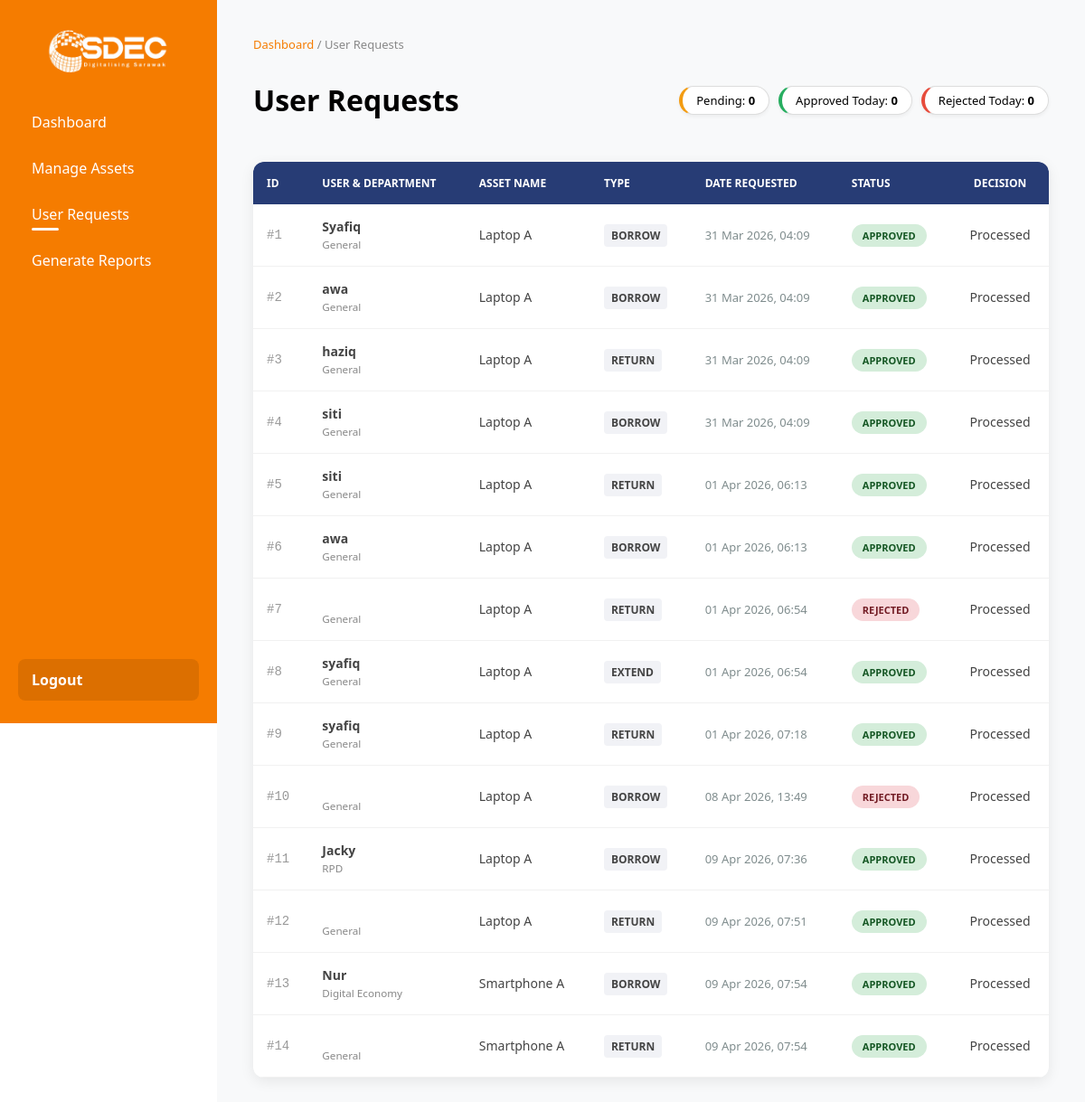
Screenshot of /requests/ (signed in) with the database file from the repository.
### core/models.py (models this page shows, shortened)
class Request(models.Model):
    REQUEST_TYPE = [
        ('borrow', 'Borrow'),
        ('return', 'Return'),
        ('extend', 'Extend'),
    ]
    STATUS = [
        ('pending', 'Pending'),
        ('approved', 'Approved'),
        ('rejected', 'Rejected'),
    ]
    asset = models.ForeignKey(Asset, on_delete=models.CASCADE)
    user = models.ForeignKey(User, on_delete=models.CASCADE)
    user_name = models.CharField(max_length=100)
    department = models.CharField(max_length=100, default="General")
    phone = models.CharField(max_length=20)
    email = models.EmailField()
    item_count = models.TextField()
    purpose = models.TextField()
    borrow_date = models.DateField(null=True, blank=True)
    return_date = models.DateField(null=True, blank=True)
    date_borrowed = models.DateField(default=timezone.now)
    request_type = models.CharField(max_length=10, choices=REQUEST_TYPE)
    created_at = models.DateTimeField(auto_now_add=True)
    status = models.CharField(max_length=10, choices=STATUS, default='pending')
    department = models.CharField(max_length=100, null=True, blank=True)
    condition = models.CharField(max_length=50, null=True, blank=True)
    reason = models.TextField(null=True, blank=True)
    remarks = models.TextField(null=True, blank=True)
    user = models.ForeignKey(
        settings.AUTH_USER_MODEL,
        on_delete=models.CASCADE,
        null=True,
        blank=True
    )

class Asset(models.Model):
    name = models.CharField(max_length=100)
    category = models.CharField(max_length=100)
    brand = models.CharField(max_length=100, null=True, blank=True)
    model = models.CharField(max_length=100, null=True, blank=True)
    serial_num = models.CharField(max_length=100, null=True, blank=True)
    location = models.CharField(max_length=100)
    status = models.CharField(max_length=20)

### core/views.py (the view)
# urls.py: path('requests/', views.manage_requests),
@login_required
def manage_requests(request):
    requests = Request.objects.all()
    pending = Request.objects.filter(status='pending').count()
    approved_today = Request.objects.filter(status='approved', created_at__date=now().date()).count()
    rejected_today = Request.objects.filter(status='rejected', created_at__date=now().date()).count()
    return render(request, 'requests.html', {
        'requests': requests,
        'pending': pending,
        'approved_today': approved_today,
        'rejected_today': rejected_today
    })

### core/templates/requests.html (shortened to what this page needs)
{% extends 'base.html' %}
{% block content %}
<div class="requests-container">
    <nav class="breadcrumb">
        <a href="/">Dashboard</a> / <span>User Requests</span>
    </nav>
    <div class="header-flex">
        <h1>User Requests</h1>
        <div class="stats-pills">
            <span class="pill pill-pending">Pending: <strong>{{ pending }}</strong></span>
            <span class="pill pill-approved">Approved Today: <strong>{{ approved_today }}</strong></span>
            <span class="pill pill-rejected">Rejected Today: <strong>{{ rejected_today }}</strong></span>
        </div>
    </div>
    <div class="table-wrapper">
        <table>
            <thead>
                <tr>
                    <th>ID</th>
                    <th>User & Department</th>
                    <th>Asset Name</th>
                    <th>Type</th>
                    <th>Date Requested</th>
                    <th>Status</th>
                    <th style="text-align: center;">Decision</th>
                </tr>
            </thead>
            <tbody>
                {% for req in requests %}
                <tr>
                    <td class="id-cell">#{{ req.id }}</td>
                    <td>
                        <strong>{{ req.user_name }}</strong><br>
                        <small style="color: #888;">{{ req.department|default:"General" }}</small>
                    </td>
                    <td>{{ req.asset.name }}</td>
                    <td>
                        <span class="type-tag">{{ req.request_type|upper }}</span>
                    </td>
                    <td class="date-cell">{{ req.created_at|date:"d M Y, H:i" }}</td>
                    <td>
                        <span class="status-badge status-{{ req.status|lower }}">
                            {{ req.status }}
                        </span>
                    </td>
                    <td class="action-cell">
                        {% if req.status|lower == 'pending' %}
                            <button class="btn btn-review"
                                    onclick="openReviewModal({
                                        id: '{{ req.id }}',
                                        user: '{{ req.user_name|escapejs }}',
                                        dept: '{{ req.department|default:'General'|escapejs }}',
                                        asset: '{{ req.asset.name|escapejs }}',
                                        type: '{{ req.request_type|escapejs }}',
                                        purpose: '{{ req.purpose|default:''|escapejs }}',
                                        count: '{{ req.item_count|default:'1'|escapejs }}',
                                        email: '{{ req.email|escapejs }}',
                                        phone: '{{ req.phone|escapejs }}',
                                        borrow_date: '{{ req.date_borrowed|date:"d M Y" }}',
                                        return_date: '{{ req.return_date|date:"d M Y" }}'
                                    })">
                                Review
                            </button>
                        {% else %}
                            <span class="finalized">Processed</span>
                        {% endif %}
                    </td>
                </tr>
                {% empty %}
                <tr>
                    <td colspan="7" class="empty-msg">No pending requests found.</td>
                </tr>
                {% endfor %}
            </tbody>
        </table>
    </div>
</div>
{% endblock %}

### core/templates/base.html (style rules this page uses)
body { margin: 0; font-family: 'Segoe UI', Tahoma, Geneva, Verdana, sans-serif; display: flex; }
table { width: 100%; background: white; border-collapse: collapse; border-radius: 10px; overflow: hidden; box-shadow: 0 4px 12px rgba(0,0,0,0.08); }
th { background: #f57c00; color: white; padding: 15px; text-align: left; font-weight: 600; }
td { padding: 14px 15px; border-bottom: 1px solid #eee; color: #444; }

### core/templates/requests.html (style rules this page uses)
.header-flex { display: flex; justify-content: space-between; align-items: center; margin-bottom: 25px; flex-wrap: wrap; gap: 15px; }
.breadcrumb { font-size: 13px; color: #888; margin-bottom: 10px; }
.breadcrumb a { color: #f57c00; text-decoration: none; }
.stats-pills { display: flex; gap: 10px; }
.pill { padding: 6px 15px; border-radius: 20px; font-size: 13px; background: white; border: 1px solid #ddd; box-shadow: 0 2px 4px rgba(0,0,0,0.05); }
.pill-pending { border-left: 4px solid #f39c12; }
.pill-approved { border-left: 4px solid #27ae60; }
.pill-rejected { border-left: 4px solid #e74c3c; }
.table-wrapper { background: white; border-radius: 12px; overflow: hidden; box-shadow: 0 4px 15px rgba(0,0,0,0.08); }
table { width: 100%; border-collapse: collapse; }
th { background: #273c75; color: white; text-align: left; padding: 15px; font-size: 12px; text-transform: uppercase; }
td { padding: 15px; border-bottom: 1px solid #f1f1f1; font-size: 14px; vertical-align: middle; }
.id-cell { color: #999; font-family: monospace; }
.type-tag { background: #f1f2f6; padding: 4px 8px; border-radius: 4px; font-size: 12px; font-weight: bold; }
.date-cell { color: #7f8c8d; font-size: 13px; }
.status-badge { padding: 5px 12px; border-radius: 15px; font-size: 11px; font-weight: bold; text-transform: uppercase; }
.status-approved { background: #d4edda; color: #155724; }
.status-rejected { background: #f8d7da; color: #721c24; }
.action-cell { text-align: center; }

### rows the page displays
Request: id "1", user_name "Syafiq", department "General", asset.name "Laptop A", request_type "BORROW", created_at "31 Mar 2026, 04:09", status "APPROVED", shows "Processed"
Request: id "2", user_name "awa", department "General", asset.name "Laptop A", request_type "BORROW", created_at "31 Mar 2026, 04:09", status "APPROVED", shows "Processed"
Request: id "3", user_name "haziq", department "General", asset.name "Laptop A", request_type "RETURN", created_at "31 Mar 2026, 04:09", status "APPROVED", shows "Processed"
Request: id "4", user_name "siti", department "General", asset.name "Laptop A", request_type "BORROW", created_at "31 Mar 2026, 04:09", status "APPROVED", shows "Processed"
Request: id "5", user_name "siti", department "General", asset.name "Laptop A", request_type "RETURN", created_at "01 Apr 2026, 06:13", status "APPROVED", shows "Processed"
Request: id "6", user_name "awa", department "General", asset.name "Laptop A", request_type "BORROW", created_at "01 Apr 2026, 06:13", status "APPROVED", shows "Processed"
Request: id "7", department "General", asset.name "Laptop A", request_type "RETURN", created_at "01 Apr 2026, 06:54", status "REJECTED", shows "Processed"
Request: id "8", user_name "syafiq", department "General", asset.name "Laptop A", request_type "EXTEND", created_at "01 Apr 2026, 06:54", status "APPROVED", shows "Processed"
Request: id "9", user_name "syafiq", department "General", asset.name "Laptop A", request_type "RETURN", created_at "01 Apr 2026, 07:18", status "APPROVED", shows "Processed"
Request: id "10", department "General", asset.name "Laptop A", request_type "BORROW", created_at "08 Apr 2026, 13:49", status "REJECTED", shows "Processed"
Request: id "11", user_name "Jacky", department "RPD", asset.name "Laptop A", request_type "BORROW", created_at "09 Apr 2026, 07:36", status "APPROVED", shows "Processed"
Request: id "12", department "General", asset.name "Laptop A", request_type "RETURN", created_at "09 Apr 2026, 07:51", status "APPROVED", shows "Processed"
Request: id "13", user_name "Nur", department "Digital Economy", asset.name "Smartphone A", request_type "BORROW", created_at "09 Apr 2026, 07:54", status "APPROVED", shows "Processed"
Request: id "14", department "General", asset.name "Smartphone A", request_type "RETURN", created_at "09 Apr 2026, 07:54", status "APPROVED", shows "Processed"

### other values shown
{{ pending }} "0"
{{ approved_today }} "0"
{{ rejected_today }} "0"
